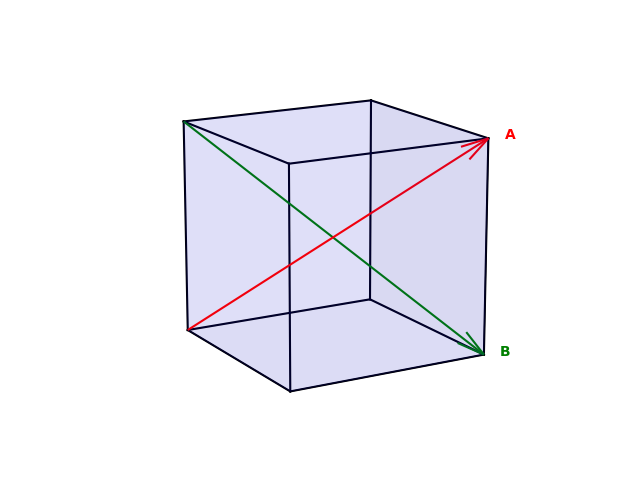

Here is the Python script that generated this plot:
import numpy as np
import matplotlib.pyplot as plt
from matplotlib.patches import Rectangle
import mpl_toolkits.mplot3d.art3d as art3d
ax = plt.figure().add_subplot(projection='3d')
ax.quiver(0, 0, 0, 1, 1, 1, arrow_length_ratio=0.075, color="r")
ax.quiver(0,0,1,1,1,-1, arrow_length_ratio=0.075, color="g")



ax.set_xlim([0, 1])
ax.set_ylim([0, 1])
ax.set_zlim([0, 1])
ax.set_xticks([])
ax.set_yticks([])
ax.set_zticks([])
ax.set_box_aspect([1, 1, 1])
ax.view_init(elev=15, azim=-30)

ax.text(1.05, 1.05, 1, r'$\mathbf{A}$', color='r')
ax.text(1.05, 1.05, 0, r'$\mathbf{B}$', color='g')
for z, zdir in [(0, 'z'), (1, 'z'), (0, 'y'), (1, 'y'), (0, 'x'), (1, 'x')]:
    p = Rectangle([0, 0], 1, 1, alpha=0.05, color='b')
    ax.add_patch(p)
    art3d.pathpatch_2d_to_3d(p, z=z, zdir=zdir)

edges = [
    [(0,0,0),(1,0,0)], [(1,0,0),(1,1,0)], [(1,1,0),(0,1,0)], [(0,1,0),(0,0,0)],
    [(0,0,1),(1,0,1)], [(1,0,1),(1,1,1)], [(1,1,1),(0,1,1)], [(0,1,1),(0,0,1)],
    [(0,0,0),(0,0,1)], [(1,0,0),(1,0,1)], [(1,1,0),(1,1,1)], [(0,1,0),(0,1,1)],
]
for (x1,y1,z1),(x2,y2,z2) in edges:
    ax.plot([x1,x2], [y1,y2], [z1,z2], 'k-', alpha=1)

plt.savefig("ch01/p03.png")
